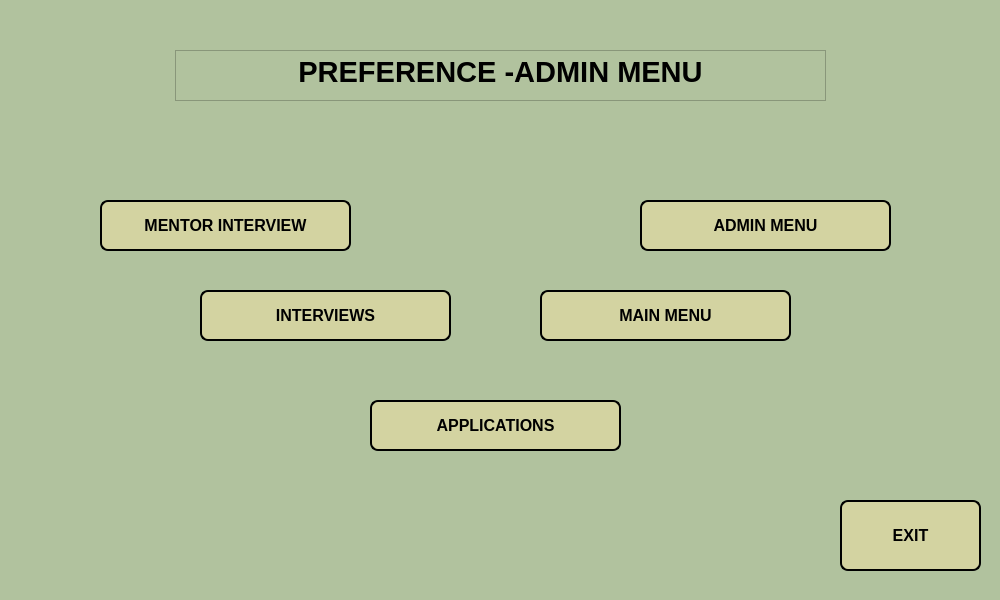
<?xml version="1.0" encoding="UTF-8"?>
<ui version="4.0">
 <class>Dialog</class>
 <widget class="QDialog" name="Dialog">
  <property name="geometry">
   <rect>
    <x>0</x>
    <y>0</y>
    <width>1000</width>
    <height>600</height>
   </rect>
  </property>
  <property name="sizePolicy">
   <sizepolicy hsizetype="Fixed" vsizetype="Fixed">
    <horstretch>0</horstretch>
    <verstretch>0</verstretch>
   </sizepolicy>
  </property>
  <property name="minimumSize">
   <size>
    <width>1000</width>
    <height>600</height>
   </size>
  </property>
  <property name="maximumSize">
   <size>
    <width>1000</width>
    <height>600</height>
   </size>
  </property>
  <property name="windowTitle">
   <string>Dialog</string>
  </property>
  <property name="styleSheet">
   <string notr="true">background-color:rgb(177, 194, 158)</string>
  </property>
  <widget class="QPushButton" name="pushButton_adminmenu">
   <property name="geometry">
    <rect>
     <x>640</x>
     <y>200</y>
     <width>251</width>
     <height>51</height>
    </rect>
   </property>
   <property name="autoFillBackground">
    <bool>false</bool>
   </property>
   <property name="styleSheet">
    <string notr="true">
QPushButton {
    font-size: 16px;
    font-weight: bold;
    font-family: Arial;
    color: black; /* Siyah yazı rengi */
    background-color: #d3d3a1; /* Sarıya yakın gri arka plan rengi */
    border-radius: 8px; /* Köşe yuvarlama */
    padding: 8px; /* Küçük padding */
    border: 2px solid black; /* İnce siyah çerçeve */
    
}

QPushButton:hover {
    background-color: #b0b072; /* Hover durumunda daha koyu sarımsı gri */
    /* Hover durumunda gölgeyi değiştirmek için */
}</string>
   </property>
   <property name="text">
    <string>ADMIN MENU</string>
   </property>
  </widget>
  <widget class="QPushButton" name="pushButton_interview">
   <property name="geometry">
    <rect>
     <x>200</x>
     <y>290</y>
     <width>251</width>
     <height>51</height>
    </rect>
   </property>
   <property name="autoFillBackground">
    <bool>false</bool>
   </property>
   <property name="styleSheet">
    <string notr="true">
QPushButton {
    font-size: 16px;
    font-weight: bold;
    font-family: Arial;
    color: black; /* Siyah yazı rengi */
    background-color: #d3d3a1; /* Sarıya yakın gri arka plan rengi */
    border-radius: 8px; /* Köşe yuvarlama */
    padding: 8px; /* Küçük padding */
    border: 2px solid black; /* İnce siyah çerçeve */
    
}

QPushButton:hover {
    background-color: #b0b072; /* Hover durumunda daha koyu sarımsı gri */
    /* Hover durumunda gölgeyi değiştirmek için */
}</string>
   </property>
   <property name="text">
    <string>INTERVIEWS</string>
   </property>
  </widget>
  <widget class="QPushButton" name="pushButton_applications">
   <property name="geometry">
    <rect>
     <x>370</x>
     <y>400</y>
     <width>251</width>
     <height>51</height>
    </rect>
   </property>
   <property name="autoFillBackground">
    <bool>false</bool>
   </property>
   <property name="styleSheet">
    <string notr="true">
QPushButton {
    font-size: 16px;
    font-weight: bold;
    font-family: Arial;
    color: black; /* Siyah yazı rengi */
    background-color: #d3d3a1; /* Sarıya yakın gri arka plan rengi */
    border-radius: 8px; /* Köşe yuvarlama */
    padding: 8px; /* Küçük padding */
    border: 2px solid black; /* İnce siyah çerçeve */
    
}

QPushButton:hover {
    background-color: #b0b072; /* Hover durumunda daha koyu sarımsı gri */
    /* Hover durumunda gölgeyi değiştirmek için */
}</string>
   </property>
   <property name="text">
    <string>APPLICATIONS</string>
   </property>
  </widget>
  <widget class="QPushButton" name="pushButton_mainmenu">
   <property name="geometry">
    <rect>
     <x>540</x>
     <y>290</y>
     <width>251</width>
     <height>51</height>
    </rect>
   </property>
   <property name="autoFillBackground">
    <bool>false</bool>
   </property>
   <property name="styleSheet">
    <string notr="true">
QPushButton {
    font-size: 16px;
    font-weight: bold;
    font-family: Arial;
    color: black; /* Siyah yazı rengi */
    background-color: #d3d3a1; /* Sarıya yakın gri arka plan rengi */
    border-radius: 8px; /* Köşe yuvarlama */
    padding: 8px; /* Küçük padding */
    border: 2px solid black; /* İnce siyah çerçeve */
    
}

QPushButton:hover {
    background-color: #b0b072; /* Hover durumunda daha koyu sarımsı gri */
    /* Hover durumunda gölgeyi değiştirmek için */
}</string>
   </property>
   <property name="text">
    <string>MAIN MENU</string>
   </property>
  </widget>
  <widget class="QPushButton" name="pushButton_mentor">
   <property name="geometry">
    <rect>
     <x>100</x>
     <y>200</y>
     <width>251</width>
     <height>51</height>
    </rect>
   </property>
   <property name="autoFillBackground">
    <bool>false</bool>
   </property>
   <property name="styleSheet">
    <string notr="true">
QPushButton {
    font-size: 16px;
    font-weight: bold;
    font-family: Arial;
    color: black; /* Siyah yazı rengi */
    background-color: #d3d3a1; /* Sarıya yakın gri arka plan rengi */
    border-radius: 8px; /* Köşe yuvarlama */
    padding: 8px; /* Küçük padding */
    border: 2px solid black; /* İnce siyah çerçeve */
    
}

QPushButton:hover {
    background-color: #b0b072; /* Hover durumunda daha koyu sarımsı gri */
    /* Hover durumunda gölgeyi değiştirmek için */
}</string>
   </property>
   <property name="text">
    <string>MENTOR INTERVIEW</string>
   </property>
  </widget>
  <widget class="QPushButton" name="pushButton_exit">
   <property name="geometry">
    <rect>
     <x>840</x>
     <y>500</y>
     <width>141</width>
     <height>71</height>
    </rect>
   </property>
   <property name="autoFillBackground">
    <bool>false</bool>
   </property>
   <property name="styleSheet">
    <string notr="true">
QPushButton {
    font-size: 16px;
    font-weight: bold;
    font-family: Arial;
    color: black; /* Siyah yazı rengi */
    background-color: #d3d3a1; /* Sarıya yakın gri arka plan rengi */
    border-radius: 8px; /* Köşe yuvarlama */
    padding: 8px; /* Küçük padding */
    border: 2px solid black; /* İnce siyah çerçeve */
    
}

QPushButton:hover {
    background-color: #b0b072; /* Hover durumunda daha koyu sarımsı gri */
    /* Hover durumunda gölgeyi değiştirmek için */
}</string>
   </property>
   <property name="text">
    <string>EXIT</string>
   </property>
  </widget>
  <widget class="QTextBrowser" name="textBrowser">
   <property name="geometry">
    <rect>
     <x>175</x>
     <y>50</y>
     <width>651</width>
     <height>51</height>
    </rect>
   </property>
   <property name="html">
    <string>&lt;!DOCTYPE HTML PUBLIC &quot;-//W3C//DTD HTML 4.0//EN&quot; &quot;http://www.w3.org/TR/REC-html40/strict.dtd&quot;&gt;
&lt;html&gt;&lt;head&gt;&lt;meta name=&quot;qrichtext&quot; content=&quot;1&quot; /&gt;&lt;style type=&quot;text/css&quot;&gt;
p, li { white-space: pre-wrap; }
&lt;/style&gt;&lt;/head&gt;&lt;body style=&quot; font-family:'MS Shell Dlg 2'; font-size:7.8pt; font-weight:400; font-style:normal;&quot;&gt;
&lt;p align=&quot;center&quot; style=&quot; margin-top:0px; margin-bottom:0px; margin-left:0px; margin-right:0px; -qt-block-indent:0; text-indent:0px;&quot;&gt;&lt;span style=&quot; font-size:22pt; font-weight:600;&quot;&gt;PREFERENCE -ADMIN MENU&lt;/span&gt;&lt;/p&gt;&lt;/body&gt;&lt;/html&gt;</string>
   </property>
  </widget>
 </widget>
 <resources/>
 <connections/>
</ui>
